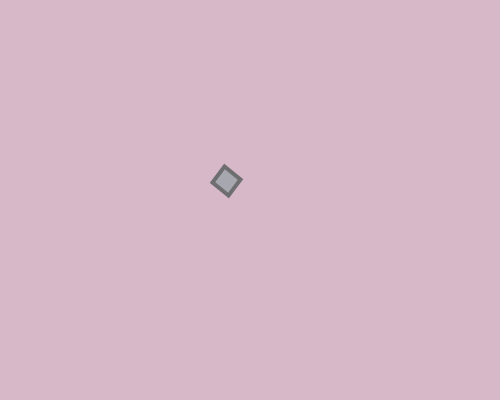
Frame 1 (no input)
Frame 60 (the mouse pressed at the canvas centre just before this capture): identical to frame 1, image omitted
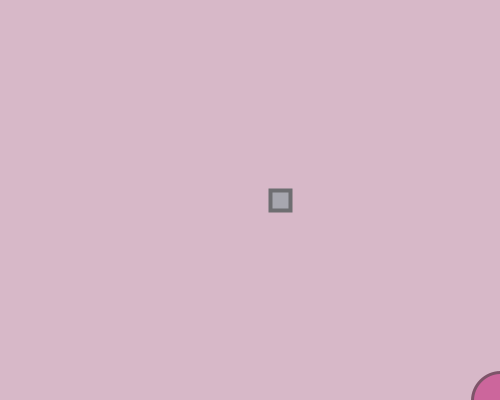
Frame 120 (the mouse held since frame 60 and released just before this capture)

The Processing sketch that drew these frames (run headless with seeded random() and noise(); from frame 60 on, the mouse is pressed at the canvas centre):

// Processing sketch: week07_3_arras03_atan_angle_rotate_translate_myTank
// ── week07_3_arras03_atan_angle_rotate_translate_myTank.pde
//week07_3_arras03_atan_angle_rotate_translate_myTank
void setup(){
  size(500,400);
}
float x = 250, y = 200;
void draw(){
  background(215,184,200);
  float dx = mouseX - x, dy = mouseY - y;
  float a = atan2(dy,dx); //atan2()算出角度
  myTank(x,y,a);
}
void myTank(float x,float y,float a){
  translate(x,y);
  rotate(a);//旋轉
  fill(167,167,175);
  stroke(110,110,113);
  strokeWeight(4);//很粗的一條線,長度是40
  rect(20,-10,20,20);//砲管
  
  fill(204,102,156);
  stroke(125,84,105);
  strokeWeight(3);
  ellipse(x,y,55,55); //圓形的身體
}
